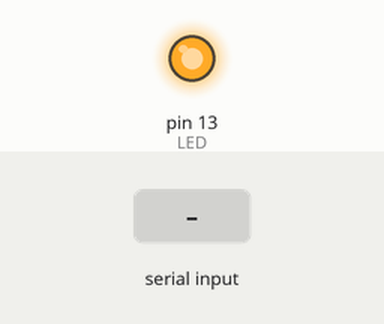
Simulated run of this sketch. Board: Arduino Uno, built with avr-gcc and run on an emulated ATmega328P. Shown: output pins drawn as LEDs (lit = HIGH). Dashed ring = blinking. Inputs (shaded band) come from the test bench. What the sketch prints to the serial monitor is not drawn.

Above: at 0.1 s.
At 1.2 s:
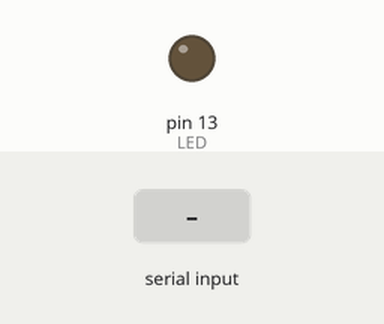
1.3 s: "1" received over Serial
At 2.1 s:
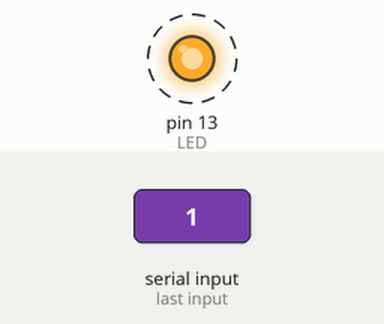
Timing chart, 0 to 10.3 s (numbered marks = the images above; inputs shaded):
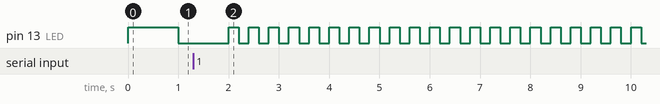

The sketch:

Bluetooth_config.ino
```cpp
/* Arduino BT Configuration File  Feb 05 2007
* ------------------
* Upload and run this file <<once>> to configure the name or other variables of your BT module.
* Don't forget to reset your module so that the new commands are executed.
* ------------------
* Massimo Banzi
*/


char val; //variable to reccieve data from the serial port
int LED = 13;                                     // select the pin for the LED
int RESET = 7;                                    // BT module uses pin 7 for reset
boolean t = false;

void setup() {
  pinMode(LED,OUTPUT);                            // declare the LED and BT RESET pins as output
  //pinMode(RESET,OUTPUT);

  Serial.begin(11520);                           // connect to the serial port

  //digitalWrite(RESET, HIGH);
  //delay(10);
  //digitalWrite(RESET, LOW);
  //delay(2000);
  //Serial.begin(115200);
                                                   // the following "SET BT" commands are one-time commands
                                                   // that only need to be uploaded to your BT module and run
                                                   // when you want to change the BlueGiga's configuration.

                                                   // ok. First, the easy to change configuration commands:

   //Serial.print("AT\r\n");
   //Serial.print("AT+NAME=ShadowLove\r\n");      // you can change the name of your module here.
                                                   // No spaces allowed in the name; names can be up to 256 charcters.
}

                                                   // and now a few blinks of the  LED,
                                                   // so that we know the program is running.

void loop () {

  Serial.print('H');
  if(Serial.available() > 0){
    Serial.flush();
    Serial.print("reccived");
    t = true;
  }
  if(t)
  {
    for(int i =0; i<10; i++)
    {
      digitalWrite(LED, HIGH);
      delay(200);
      digitalWrite(LED,LOW);
      delay(200);
  }
    t = false;
  }else{
    digitalWrite(LED,HIGH);
    delay(1000);
    digitalWrite(LED,LOW);
    delay(1000);
  }
  /*digitalWrite(LED, HIGH);
  delay(100);
  digitalWrite(LED, LOW);
  Serial.println("ciao");
  delay(1000);*/
}
```

Measured:
- after the input at 1.3 s, pin 13 (LED): alternates HIGH for 0.20 s and LOW for 0.20 s, starting after 0.90 s
